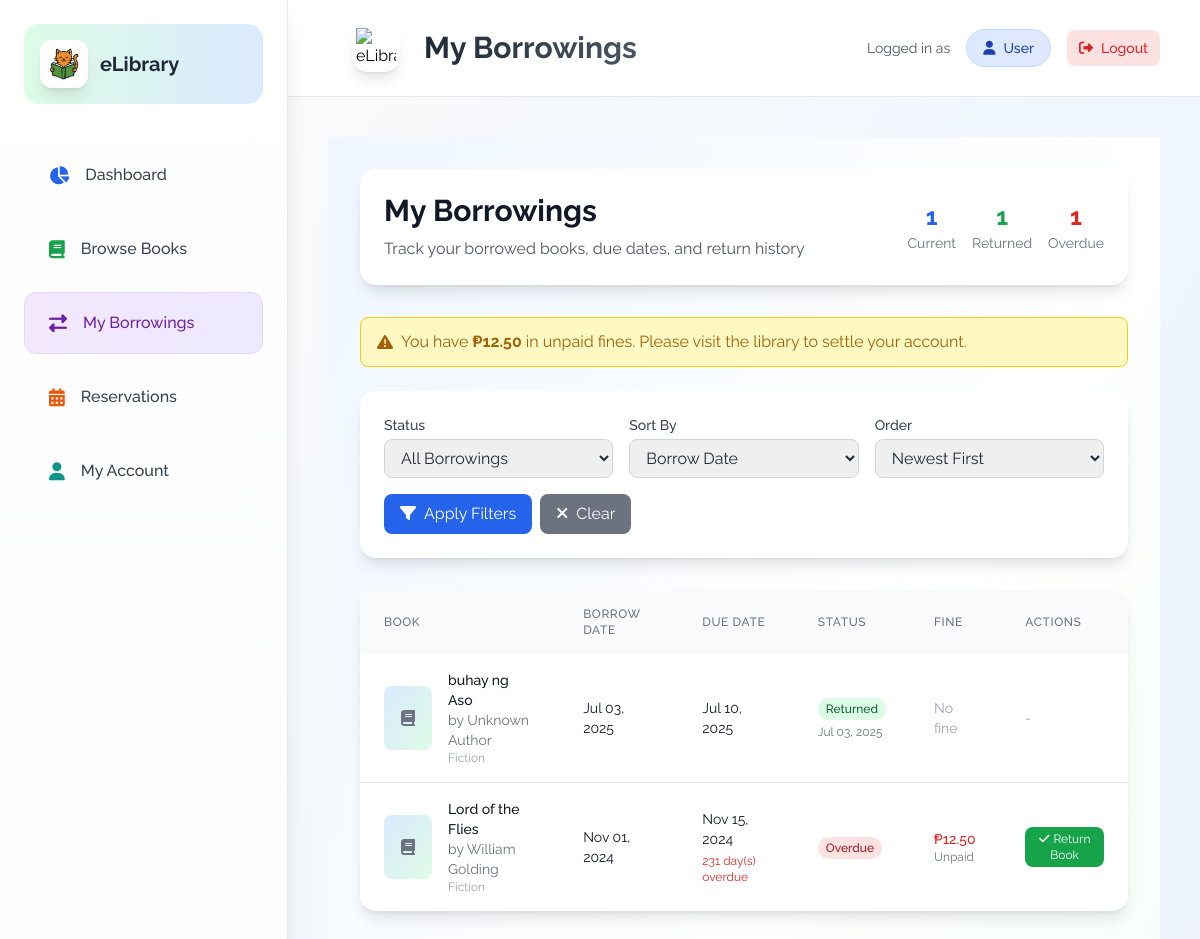
/pages/user/modules/my_borrowings.php (signed in), run on the app's committed database.
### tables this page shows
CREATE TABLE `borrowings` (
  `borrowing_id` int(11) NOT NULL,
  `book_id` varchar(25) NOT NULL,
  `user_id` int(11) NOT NULL,
  `borrow_date` date NOT NULL,
  `due_date` date NOT NULL,
  `return_date` date DEFAULT NULL
);

CREATE TABLE `books` (
  `book_id` varchar(25) NOT NULL,
  `title` varchar(255) NOT NULL,
  `author` varchar(255) NOT NULL,
  `publish_date` date DEFAULT NULL,
  `category` varchar(3) NOT NULL,
  `book_cover` varchar(255) DEFAULT NULL,
  `added_date` date NOT NULL,
  `status` enum('available','borrowed','archived','reserved') DEFAULT 'available',
  `is_deleted` tinyint(1) DEFAULT 0
);

CREATE TABLE `fines` (
  `fine_id` int(11) NOT NULL,
  `borrowing_id` int(11) NOT NULL,
  `amount` decimal(10,2) NOT NULL,
  `status` enum('unpaid','paid') DEFAULT 'unpaid',
  `created_at` timestamp NOT NULL DEFAULT current_timestamp(),
  `paid_at` timestamp NULL DEFAULT NULL
);

### pages/user/includes/user_functions.php (called while the page is built, shortened)
<?php
function formatDate($date) {
    try {
        return date('M d, Y', strtotime($date));
    } catch (Exception $e) {
        return 'N/A';
    }
}
?>

### pages/user/modules/my_borrowings.php (the view, shortened to what this page needs)
<?php
include_once '../../../includes/db_connection.php';
include_once '../includes/user_functions.php';
$user_id = $_SESSION['user_id'];
include_once '../includes/user_header.php';
$sort_by = isset($_GET['sort']) ? sanitizeInput($_GET['sort']) : 'borrow_date';
$sort_order = isset($_GET['order']) ? sanitizeInput($_GET['order']) : 'DESC';
$page = isset($_GET['page']) ? (int)$_GET['page'] : 1;
$per_page = 10;
$offset = ($page - 1) * $per_page;
$where_conditions = ["br.user_id = ?"];
$params = [$user_id];
$where_clause = implode(' AND ', $where_conditions);
$sort_order = strtoupper($sort_order) === 'ASC' ? 'ASC' : 'DESC';
$sql = "SELECT br.borrowing_id, br.book_id, br.borrow_date, br.due_date, br.return_date,
               b.title, b.author, b.category, b.book_cover,
               CASE
                   WHEN br.return_date IS NULL AND br.due_date < CURDATE() THEN 'overdue'
                   WHEN br.return_date IS NULL THEN 'current'
                   ELSE 'returned'
               END as status,
               CASE
                   WHEN br.return_date IS NULL AND br.due_date < CURDATE() THEN DATEDIFF(CURDATE(), br.due_date)
                   ELSE 0
               END as days_overdue,
               f.amount as fine_amount,
               f.status as fine_status
        FROM borrowings br
        JOIN books b ON br.book_id = b.book_id
        LEFT JOIN fines f ON br.borrowing_id = f.borrowing_id AND f.status = 'unpaid'
        WHERE $where_clause
        ORDER BY $sort_by $sort_order
        LIMIT $per_page OFFSET $offset";
$stmt = $pdo->prepare($sql);
$stmt->execute($params);
$borrowings = $stmt->fetchAll(PDO::FETCH_ASSOC);
$stats_sql = "SELECT
    COUNT(CASE WHEN return_date IS NULL THEN 1 END) as current_borrowings,
    COUNT(CASE WHEN return_date IS NOT NULL THEN 1 END) as returned_books,
    COUNT(CASE WHEN return_date IS NULL AND due_date < CURDATE() THEN 1 END) as overdue_books,
    COALESCE(SUM(CASE WHEN f.status = 'unpaid' THEN f.amount ELSE 0 END), 0) as unpaid_fines
FROM borrowings br
LEFT JOIN fines f ON br.borrowing_id = f.borrowing_id
WHERE br.user_id = ?";
$stats_stmt = $pdo->prepare($stats_sql);
$stats_stmt->execute([$user_id]);
$stats = $stats_stmt->fetch(PDO::FETCH_ASSOC);
$category_names = [
    'FIC' => 'Fiction',
    'SCI' => 'Science',
    'HIS' => 'History',
    'TEC' => 'Technology',
    'PHI' => 'Philosophy',
    'BIO' => 'Biography',
    'ROM' => 'Romance',
    'MYS' => 'Mystery',
    'THR' => 'Thriller',
    'FAN' => 'Fantasy'
];
?>
<div class="min-h-screen bg-gradient-to-br from-blue-50 via-white to-green-50 py-8">
    <div class="max-w-7xl mx-auto px-4 sm:px-6 lg:px-8">
        <div class="bg-white rounded-2xl shadow-lg p-6 mb-8">
            <div class="flex items-center justify-between">
                <div>
                    <h1 class="text-3xl font-bold text-gray-900 mb-2">My Borrowings</h1>
                    <p class="text-gray-600">Track your borrowed books, due dates, and return history</p>
                </div>
                <div class="hidden md:flex items-center space-x-4">
                    <div class="text-center">
                        <div class="text-2xl font-bold text-blue-600"><?php echo $stats['current_borrowings']; ?></div>
                        <div class="text-sm text-gray-500">Current</div>
                    </div>
                    <div class="text-center">
                        <div class="text-2xl font-bold text-green-600"><?php echo $stats['returned_books']; ?></div>
                        <div class="text-sm text-gray-500">Returned</div>
                    </div>
                    <?php if ($stats['overdue_books'] > 0): ?>
                        <div class="text-center">
                            <div class="text-2xl font-bold text-red-600"><?php echo $stats['overdue_books']; ?></div>
                            <div class="text-sm text-gray-500">Overdue</div>
                        </div>
                    <?php endif; ?>
                </div>
            </div>
        </div>
        <?php if ($stats['unpaid_fines'] > 0): ?>
            <div class="bg-yellow-100 border border-yellow-400 text-yellow-700 px-4 py-3 rounded-lg mb-6">
                <div class="flex items-center">
                    <i class="fas fa-exclamation-triangle mr-2"></i>
                    <span>You have <strong>₱<?php echo number_format($stats['unpaid_fines'], 2); ?></strong> in unpaid fines. Please visit the library to settle your account.</span>
                </div>
            </div>
        <?php endif; ?>
        <div class="bg-white rounded-2xl shadow-lg p-6 mb-8">
            <form method="GET" class="space-y-4">
                <div class="grid grid-cols-1 md:grid-cols-3 gap-4">
                    <div>
                        <label class="block text-sm font-medium text-gray-700 mb-1">Status</label>
                        <select name="status" class="w-full px-3 py-2 border border-gray-300 rounded-lg focus:ring-2 focus:ring-blue-500 focus:border-blue-500">
                            <option value="">All Borrowings</option>
                        </select>
                    </div>
                    <div>
                        <label class="block text-sm font-medium text-gray-700 mb-1">Sort By</label>
                        <select name="sort" class="w-full px-3 py-2 border border-gray-300 rounded-lg focus:ring-2 focus:ring-blue-500 focus:border-blue-500">
                            <option value="borrow_date" <?php echo $sort_by === 'borrow_date' ? 'selected' : ''; ?>>Borrow Date</option>
                        </select>
                    </div>
                    <div>
                        <label class="block text-sm font-medium text-gray-700 mb-1">Order</label>
                        <select name="order" class="w-full px-3 py-2 border border-gray-300 rounded-lg focus:ring-2 focus:ring-blue-500 focus:border-blue-500">
                            <option value="DESC" <?php echo $sort_order === 'DESC' ? 'selected' : ''; ?>>Newest First</option>
                        </select>
                    </div>
                </div>
                <div class="flex space-x-2">
                    <button type="submit" class="px-4 py-2 bg-blue-600 text-white rounded-lg hover:bg-blue-700 transition-colors duration-200">
                        <i class="fas fa-filter mr-2"></i>Apply Filters
                    </button>
                    <a href="my_borrowings.php" class="px-4 py-2 bg-gray-500 text-white rounded-lg hover:bg-gray-600 transition-colors duration-200">
                        <i class="fas fa-times mr-2"></i>Clear
                    </a>
                </div>
            </form>
        </div>
        <?php if (empty($borrowings)): ?>
            <div class="bg-white rounded-2xl shadow-lg p-12 text-center">
                <i class="fas fa-book-open text-6xl text-gray-300 mb-4"></i>
                <h3 class="text-2xl font-semibold text-gray-600 mb-2">No Borrowings Found</h3>
                <p class="text-gray-500 mb-6">You haven't borrowed any books yet or no borrowings match your filters.</p>
                <a href="browse_books.php" class="inline-block px-6 py-3 bg-blue-600 text-white rounded-lg hover:bg-blue-700 transition-colors duration-200">
                    <i class="fas fa-search mr-2"></i>Browse Books
                </a>
            </div>
        <?php else: ?>
            <div class="bg-white rounded-2xl shadow-lg overflow-hidden">
                <div class="overflow-x-auto">
                    <table class="w-full">
                        <thead class="bg-gray-50">
                            <tr>
                                <th class="px-6 py-4 text-left text-xs font-medium text-gray-500 uppercase tracking-wider">Book</th>
                                <th class="px-6 py-4 text-left text-xs font-medium text-gray-500 uppercase tracking-wider">Borrow Date</th>
                                <th class="px-6 py-4 text-left text-xs font-medium text-gray-500 uppercase tracking-wider">Due Date</th>
                                <th class="px-6 py-4 text-left text-xs font-medium text-gray-500 uppercase tracking-wider">Status</th>
                                <th class="px-6 py-4 text-left text-xs font-medium text-gray-500 uppercase tracking-wider">Fine</th>
                                <th class="px-6 py-4 text-left text-xs font-medium text-gray-500 uppercase tracking-wider">Actions</th>
                            </tr>
                        </thead>
                        <tbody class="divide-y divide-gray-200">
                            <?php foreach ($borrowings as $borrowing): ?>
                                <tr class="hover:bg-gray-50">
                                    <td class="px-6 py-4">
                                        <div class="flex items-center">
                                            <div class="flex-shrink-0 w-12 h-16 bg-gradient-to-br from-blue-100 to-green-100 rounded-lg flex items-center justify-center mr-4">
                                                <?php if ($borrowing['book_cover'] && $borrowing['book_cover'] !== 'default_book_cover.svg'): ?>
                                                    <img src="../../../assets/img/book_covers/<?php echo htmlspecialchars($borrowing['book_cover']); ?>"
                                                         alt="<?php echo htmlspecialchars($borrowing['title']); ?>"
                                                         class="w-full h-full object-cover rounded-lg">
                                                <?php else: ?>
                                                    <i class="fas fa-book text-gray-500"></i>
                                                <?php endif; ?>
                                            </div>
                                            <div>
                                                <div class="text-sm font-medium text-gray-900"><?php echo htmlspecialchars($borrowing['title']); ?></div>
                                                <div class="text-sm text-gray-500">by <?php echo htmlspecialchars($borrowing['author']); ?></div>
                                                <div class="text-xs text-gray-400">
                                                    <?php echo isset($category_names[$borrowing['category']]) ? $category_names[$borrowing['category']] : $borrowing['category']; ?>
                                                </div>
                                            </div>
                                        </div>
                                    </td>
                                    <td class="px-6 py-4 text-sm text-gray-900">
                                        <?php echo formatDate($borrowing['borrow_date']); ?>
                                    </td>
                                    <td class="px-6 py-4 text-sm text-gray-900">
                                        <?php echo formatDate($borrowing['due_date']); ?>
                                        <?php if ($borrowing['status'] === 'overdue'): ?>
                                            <div class="text-xs text-red-600 mt-1">
                                                <?php echo $borrowing['days_overdue']; ?> day(s) overdue
                                            </div>
                                        <?php endif; ?>
                                    </td>
                                    <td class="px-6 py-4">
                                        <?php if ($borrowing['status'] === 'current'): ?>
                                            <span class="px-2 py-1 bg-blue-100 text-blue-800 text-xs font-medium rounded-full">Current</span>
                                        <?php elseif ($borrowing['status'] === 'returned'): ?>
                                            <span class="px-2 py-1 bg-green-100 text-green-800 text-xs font-medium rounded-full">Returned</span>
                                            <div class="text-xs text-gray-500 mt-1">
                                                <?php echo formatDate($borrowing['return_date']); ?>
                                            </div>
                                        <?php elseif ($borrowing['status'] === 'overdue'): ?>
                                            <span class="px-2 py-1 bg-red-100 text-red-800 text-xs font-medium rounded-full">Overdue</span>
                                        <?php endif; ?>
                                    </td>
                                    <td class="px-6 py-4 text-sm">
                                        <?php if ($borrowing['fine_amount'] > 0): ?>
                                            <div class="text-red-600 font-medium">₱<?php echo number_format($borrowing['fine_amount'], 2); ?></div>
                                            <div class="text-xs text-gray-500">
                                                <?php echo $borrowing['fine_status'] === 'paid' ? 'Paid' : 'Unpaid'; ?>
                                            </div>
                                        <?php else: ?>
                                            <span class="text-gray-400">No fine</span>
                                        <?php endif; ?>
                                    </td>
                                    <td class="px-6 py-4 text-sm">
                                        <?php if ($borrowing['status'] === 'current' || $borrowing['status'] === 'overdue'): ?>
                                            <form method="POST" class="inline-block" onsubmit="return confirm('Are you sure you want to return \'<?php echo addslashes($borrowing['title']); ?>\'?');">
                                                <button type="submit" name="confirm_return"
                                                        class="px-3 py-1 bg-green-600 text-white rounded-lg hover:bg-green-700 transition-colors duration-200 text-xs">
                                                    <i class="fas fa-check mr-1"></i>Return Book
                                                </button>
                                            </form>
                                        <?php else: ?>
                                            <span class="text-gray-400">-</span>
                                        <?php endif; ?>
                                    </td>
                                </tr>
                            <?php endforeach; ?>
                        </tbody>
                    </table>
                </div>
            </div>
        <?php endif; ?>
    </div>
</div>

### assets/css/style.css (style rules this page uses)
body, header { font-family: 'Raleway'; margin: 0; padding: 0; }
body { overflow-x: hidden; }

### pages/user/assets/css/style.css (style rules this page uses)
* { box-sizing: border-box; margin: 0; padding: 0; }
body, html, * { font-family: 'Raleway', sans-serif !important; }
.font-raleway { font-family: 'Raleway', sans-serif !important; }
body { font-family: 'Raleway', Arial, sans-serif !important; line-height: 1.6; color: #333; background-color: #f8fafc; }
i[class*="fa-"] { font-family: "Font Awesome 6 Free", "Font Awesome 6 Pro", "FontAwesome" !important; font-weight: 900 !important; font-style: normal !important; display: inline-block !important; text-rendering: auto !important; -webkit-font-smoothing: antialiased !important; -moz-osx-font-smoothing: grayscale !important; }
.fade-in { animation: fadeIn 0.5s ease-in-out; }
.fa, .fas, .far, .fal, .fab { font-family: "Font Awesome 6 Free" !important; font-weight: 900 !important; }

### data on the page
borrowings: book.title "buhay ng Aso", book.author "Unknown Author", book.category "Fiction", borrow_date "Jul 03, 2025", due_date "Jul 10, 2025", return_date "Jul 03, 2025", shows "No fine"
borrowings: book.title "Lord of the Flies", book.author "William Golding", book.category "Fiction", borrow_date "Nov 01, 2024", due_date "Nov 15, 2024", days_overdue "231", shows "Overdue", fines.amount "12.50", shows "Unpaid"

### other printed values
$stats['current_borrowings'] "1"
$stats['returned_books'] "1"
$stats['overdue_books'] "1"
$stats['unpaid_fines'] "12.50"
